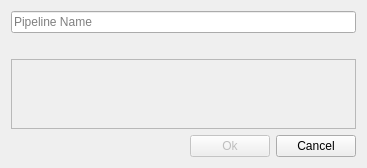
<?xml version="1.0" encoding="UTF-8"?>
<ui version="4.0">
 <class>PublishDialog</class>
 <widget class="QDialog" name="PublishDialog">
  <property name="geometry">
   <rect>
    <x>0</x>
    <y>0</y>
    <width>367</width>
    <height>155</height>
   </rect>
  </property>
  <property name="windowTitle">
   <string>Publish...</string>
  </property>
  <layout class="QVBoxLayout" name="verticalLayout">
   <item>
    <widget class="QLineEdit" name="name_line_edit">
     <property name="placeholderText">
      <string>Pipeline Name</string>
     </property>
    </widget>
   </item>
   <item>
    <widget class="QLabel" name="error_msg_label">
     <property name="palette">
      <palette>
       <active>
        <colorrole role="WindowText">
         <brush brushstyle="SolidPattern">
          <color alpha="255">
           <red>255</red>
           <green>0</green>
           <blue>0</blue>
          </color>
         </brush>
        </colorrole>
       </active>
       <inactive>
        <colorrole role="WindowText">
         <brush brushstyle="SolidPattern">
          <color alpha="255">
           <red>255</red>
           <green>0</green>
           <blue>0</blue>
          </color>
         </brush>
        </colorrole>
       </inactive>
       <disabled>
        <colorrole role="WindowText">
         <brush brushstyle="SolidPattern">
          <color alpha="255">
           <red>120</red>
           <green>120</green>
           <blue>120</blue>
          </color>
         </brush>
        </colorrole>
       </disabled>
      </palette>
     </property>
     <property name="text">
      <string/>
     </property>
    </widget>
   </item>
   <item>
    <widget class="QListWidget" name="registered_pipelines_list">
     <property name="enabled">
      <bool>false</bool>
     </property>
    </widget>
   </item>
   <item>
    <layout class="QHBoxLayout" name="horizontalLayout">
     <property name="leftMargin">
      <number>0</number>
     </property>
     <property name="topMargin">
      <number>0</number>
     </property>
     <item>
      <spacer name="horizontalSpacer">
       <property name="orientation">
        <enum>Qt::Horizontal</enum>
       </property>
       <property name="sizeHint" stdset="0">
        <size>
         <width>40</width>
         <height>20</height>
        </size>
       </property>
      </spacer>
     </item>
     <item>
      <widget class="QPushButton" name="ok_button">
       <property name="enabled">
        <bool>false</bool>
       </property>
       <property name="text">
        <string>Ok</string>
       </property>
      </widget>
     </item>
     <item>
      <widget class="QPushButton" name="cancel_button">
       <property name="text">
        <string>Cancel</string>
       </property>
      </widget>
     </item>
    </layout>
   </item>
  </layout>
 </widget>
 <resources/>
 <connections>
  <connection>
   <sender>ok_button</sender>
   <signal>clicked()</signal>
   <receiver>PublishDialog</receiver>
   <slot>accept()</slot>
   <hints>
    <hint type="sourcelabel">
     <x>238</x>
     <y>133</y>
    </hint>
    <hint type="destinationlabel">
     <x>183</x>
     <y>77</y>
    </hint>
   </hints>
  </connection>
  <connection>
   <sender>cancel_button</sender>
   <signal>clicked()</signal>
   <receiver>PublishDialog</receiver>
   <slot>reject()</slot>
   <hints>
    <hint type="sourcelabel">
     <x>319</x>
     <y>133</y>
    </hint>
    <hint type="destinationlabel">
     <x>183</x>
     <y>77</y>
    </hint>
   </hints>
  </connection>
 </connections>
</ui>
